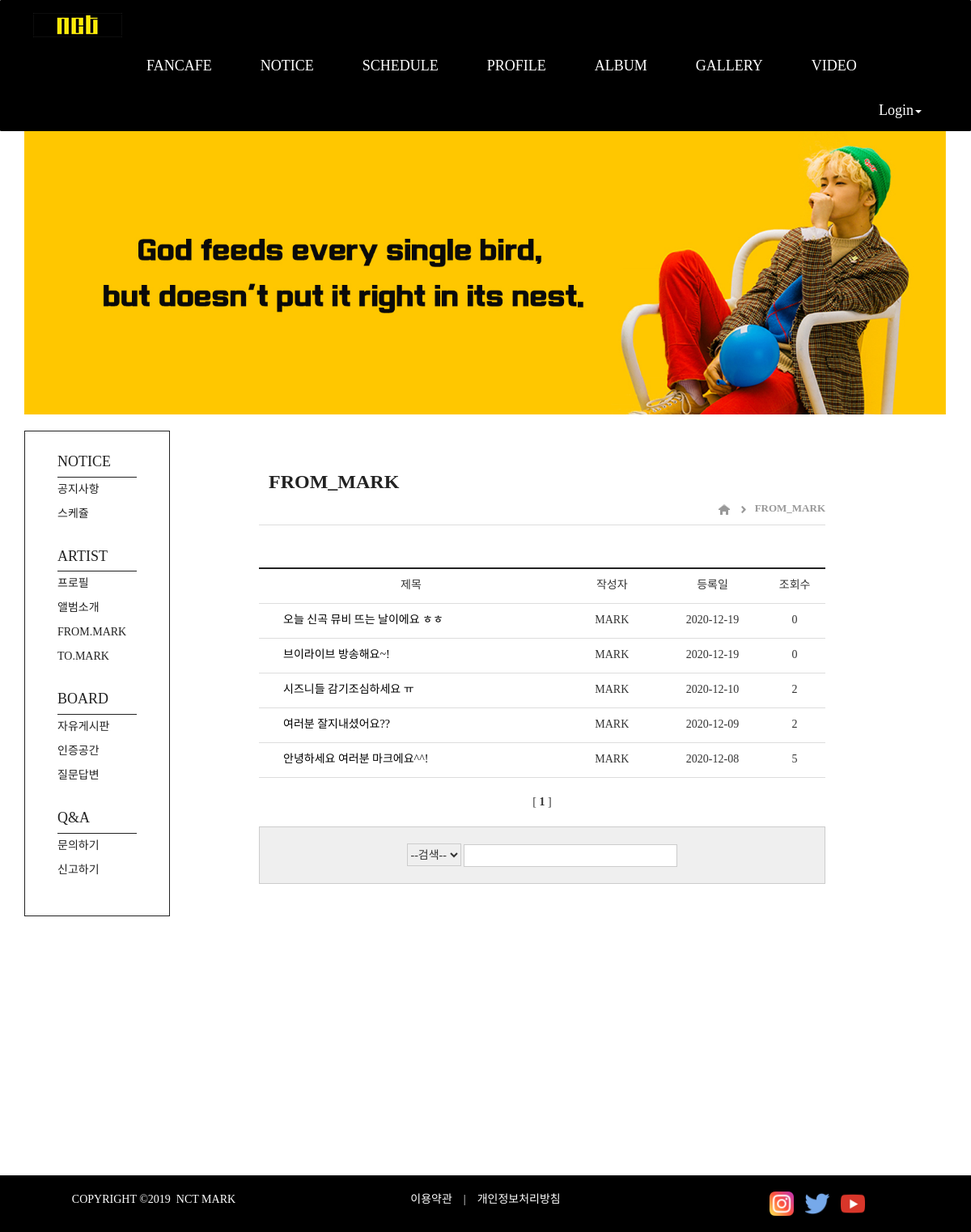
The app's page /board/from_mark_list/ with its own data.
### board/models.py (models this page shows, shortened)
class From_mark(models.Model):
    objects = models.Manager()
    subject = models.CharField(max_length=45)
    name = models.CharField(max_length=50)
    memo = models.TextField(max_length=300)
    hits = models.PositiveIntegerField(default=0)
    create_date = models.DateField('create_date', auto_now_add=True)
    class Meta:
        ordering = ['-id']

### board/views.py (the view)
# urls.py: path('from_mark_list/', views.from_mark_list, name='from_mark_list'),
def from_mark_list(request):
    restaurants = From_mark.objects.all()
    pagenator = Paginator(restaurants, 10)
    page = request.GET.get('page')
    if page is None:
        page = 1
    page_F = float(page)
    if page_F <= 10:
        beginPage = 1
    else:
        beginPage = (math.trunc(page_F / 10)) * 10 + 1
    if (beginPage + 10) > pagenator.num_pages:
        lastPage = pagenator.num_pages
    else:
        lastPage = beginPage + 9
    nextRangeStartPage = lastPage + 1
    pageRange = []
    for num in range(beginPage, lastPage+1):
        pageRange.append(num)
    items = pagenator.get_page(page)
    context = {
        'restaurants': items,
        'lastPage': lastPage,
        'pageRange': pageRange,
        'nextRangeStartPage': nextRangeStartPage,
    }
    return render(request, 'board/from_mark_list.html', context)

### board/templates/board/from_mark_list.html (shortened to what this page needs)
{% extends "board/board_base.html" %}
{% block boardbar %}
{% load static %}
<div class="contop">
<table cellspacing=1 width=700>
    <tr>
    <td><h3>&nbsp;&nbsp;FROM_MARK</h3></td>
    </tr>
    <tr>
        <td><p align=right>
        <a href="{% url 'board:index' %}"><img class="lo_home" src="{% static 'images/lo_home.jpg' %}" alt="home"></a>&nbsp;&nbsp;&nbsp;
        <img class="lo_arrow" src="{% static 'images/lo_arrow.jpg' %}" alt=">">&nbsp;&nbsp;
        <a href="{% url 'board:from_mark_list' %}"><span>FROM_MARK</span></a></p>
        </td>
    </tr>
</table>
</div>
{% block conbody %}
<div class="conbody">
<table cellspacing=1 width=700 class="tbl_common">
    <tr>
    <td width=340 class="left"><p align=center>제목</p>
    </td>
    <td width=100><p align=center>작성자</p>
    </td>
    <td width=120><p align=center>등록일</p>
    </td>
    <td width=60><p align=center>조회수</p>
    </td>
    </tr>
    {% if restaurants %}
    <ul>
    {% for boardRow in  restaurants %}
    <tr>
    <td width=340 class="cont">
    <p align=left>
    <a href="{% url 'board:from_mark_detail' boardRow.id %}" >{{ boardRow.subject }}
    </p>
    </td>
    <td width=100><p align=center>{{ boardRow.name }}</p></td>
    <td width=120><p align=center>{{ boardRow.create_date }}</p></td>
    <td width=60><p align=center>{{ boardRow.hits }}</p></td>
    </tr>
    {% endfor %}
    </ul>
    {% endif %}
</table>
<br>
<table cellspacing=1 width=700 class="tbl_page">
    <tr>
    <td>
    {% for pageNum in pageRange %}
        {% if restaurants.number == pageNum %}
            <spen class="current">
                [
                <b>{{ restaurants.number }}</b>
                ]
            </spen>
        {% else %}
            <a href="?page={{ pageNum }}">[{{ pageNum }}]</a>
        {% endif %}
    {% endfor %}
    </td>
    </tr>
</table>
<br>
<table cellspacing=1 width=700 class="tbl_search">
    <tr>
    <td>
    <form name=searchform method="GET" action="{% url 'board:from_mark_search' %}" enctype="multipart/form-data"><p align=center>
    <select name="findType" class="findType_1">
        <option value selected>--검색--</option>
    </select>
    <input type="text" name="b" class="findType_1" size=30 maxlength=50>
    <input type="submit" class="findType_2" value="글찾기"></p>
    </form>
    </td>
    </tr>
</table>
</div>
{% endblock conbody %}
{% endblock boardbar %}

### static/css/navbar.css (style rules this page uses)
* { font-family: 'Nanum Gothic'; }
a { color: #000000; text-decoration: none; }

### board/templates/board/from_mark_list.html (style rules this page uses)
h3 { color:#222; font-weight: bold; }
.contop { width:700px; border-bottom: 1px solid #ddd; }
.contop span { font-size: 13px; color: #999; font-weight: bold; }
.conbody { padding-top: 42px; }
.tbl_common { border-top: 2px solid #222; border-bottom: 1px solid #ddd; }
.tbl_common td { padding: 8px 8px 0 0; border-bottom: 1px solid #ddd; line-height: 24px; }
.tbl_common .cont { padding-left: 30px; }
.tbl_page { text-align: center; }
.tbl_search { background: #efefef; border: 1px solid #ccc; }
.tbl_search form { padding:20px 10px 10px 10px; }
.tbl_search .findType_1 { height: 28px; border: 1px solid #ccc; }

### records on screen
From_mark: subject "오늘 신곡 뮤비 뜨는 날이에요 ㅎㅎ", name "MARK", create_date "2020-12-19", hits "0"
From_mark: subject "브이라이브 방송해요~!", name "MARK", create_date "2020-12-19", hits "0"
From_mark: subject "시즈니들 감기조심하세요 ㅠ", name "MARK", create_date "2020-12-10", hits "2"
From_mark: subject "여러분 잘지내셨어요??", name "MARK", create_date "2020-12-09", hits "2"
From_mark: subject "안녕하세요 여러분 마크에요^^!", name "MARK", create_date "2020-12-08", hits "5"

### other values on screen
{{ restaurants.number }} "1"
